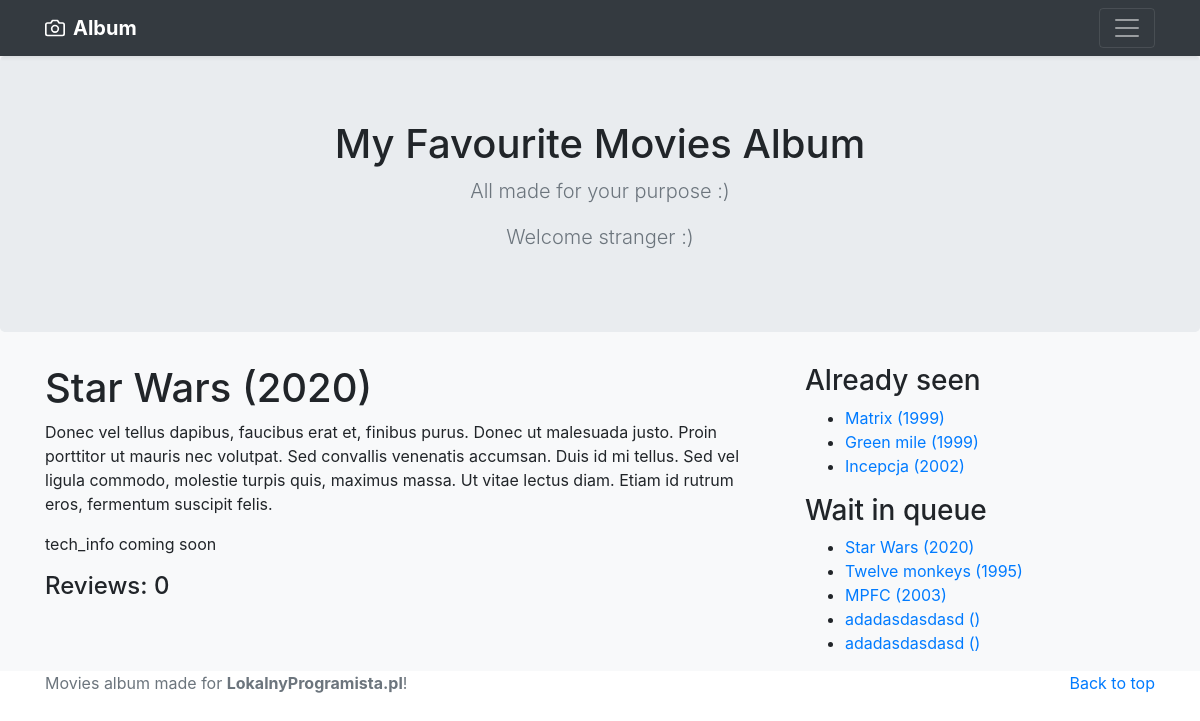
Screenshot of /php_movies_2/index.php?id=3 with the database file from the repository.
### tables this page shows
CREATE TABLE IF NOT EXISTS `movie` (
  `id` int(11) NOT NULL AUTO_INCREMENT,
  `title` varchar(512) NOT NULL,
  `description` text,
  `tech_info` text,
  `poster` varchar(512) DEFAULT NULL,
  `year` int(11) DEFAULT NULL,
  `active` tinyint(1) NOT NULL DEFAULT '0',
  `producer` varchar(100) NOT NULL,
  PRIMARY KEY (`id`),
  KEY `movie_active_idx` (`active`)
);

### php_movies_2/index.php (the view, shortened to what this page needs)
<?php
$db = new mysqli('localhost', 'root', '', 'lokalny');
$db->set_charset('utf8');
$query = "SELECT * FROM movie WHERE active=1 ORDER BY year ASC LIMIT 5";
$resource = $db->query($query);
$movies_active = [];
while ($row = $resource->fetch_assoc()) {
    $movies_active[] = $row;
}
$query = "SELECT * FROM movie WHERE active=0 ORDER BY id ASC LIMIT 5";
$resource = $db->query($query);
$movies_inactive = [];
while ($row = $resource->fetch_assoc()) {
    $movies_inactive[] = $row;
}
$model = null;
if (isset($_GET['id']) && is_numeric($_GET['id'])) {
    $query = "SELECT * FROM movie WHERE id=".$_GET['id']." LIMIT 1";
    $resource = $db->query($query);
    $model = $resource->fetch_assoc();
    $reviews = [];
    if (!empty($model)) {
        $model['reviews'] = $reviews;
    }
}
?>
<!DOCTYPE html>
<html lang="en">
<head>
    <link rel="stylesheet" href="https://stackpath.bootstrapcdn.com/bootstrap/4.3.1/css/bootstrap.min.css"
>
</head>
<body>
<header>
    <div class="navbar navbar-dark bg-dark shadow-sm">
        <div class="container d-flex justify-content-between">
            <a href="<?= basename(__FILE__) ?>" class="navbar-brand d-flex align-items-center">
                <strong>Album</strong>
            </a>
            <button class="navbar-toggler" type="button" data-toggle="collapse" data-target="#navbarHeader" aria-controls="navbarHeader" aria-expanded="false" aria-label="Toggle navigation">
                <span class="navbar-toggler-icon"></span>
            </button>
        </div>
    </div>
</header>
<main id="main" class="bg-light">
    <section class="jumbotron text-center">
        <div class="container">
            <h1 class="jumbotron-heading">My Favourite Movies Album</h1>
            <p class="lead text-muted">All made for your purpose :)</p>
            <p class="lead text-muted">
                <?php
                    if (isset($_COOKIE['entry_javascript'])) {
                        echo 'Welcome again dear user ;)';
                    } else {
                        echo 'Welcome stranger :)';
                    }
                ?>
            </p>
        </div>
    </section>
    <div class="container">
        <div class="row">
            <div class="col-md-8">
                <?php if (!empty($model)): ?>
                    <div class="row">
                        <div class="col-md-<?= empty($model['poster']) ? '12' : '9' ?>">
                            <h1><?= $model['title'] ?> (<?= $model['year'] ?>)</h1>
                            <p>
                                <?= !empty($model['description']) ? $model['description'] : 'description text coming soon' ?>
                            </p>
                        </div>
                    </div>
                    <p>
                        <?= !empty($model['tech_info']) ? $model['tech_info'] : 'tech_info coming soon' ?>
                    </p>
                    <h4>Reviews: <?= count($model['reviews']) ?></h4>
                <?php else: ?>
                    <p class="lead text-muted">Welcome, choose film position from right sidebar :)</p>
                    <p><img src="https://picsum.photos/600/400" alt=""></p>
                <?php endif; ?>
            </div>
            <div class="col-md-4">
                <h3>Already seen</h3>
                <ul>
                    <?php foreach ($movies_active as $movie): ?>
                        <li>
                            <a href="<?= basename(__FILE__) ?>?id=<?= $movie['id'] ?>">
                                <?= $movie['title'] ?> (<?= $movie['year'] ?>)
                            </a>
                        </li>
                    <?php endforeach; ?>
                </ul>
                <h3>Wait in queue</h3>
                <ul>
                    <?php foreach ($movies_inactive as $movie): ?>
                        <li>
                            <a href="<?= basename(__FILE__) ?>?id=<?= $movie['id'] ?>">
                                <?= $movie['title'] ?> (<?= $movie['year'] ?>)
                            </a>
                        </li>
                    <?php endforeach; ?>
                </ul>
            </div>
        </div>
    </div>
</main>
<footer class="text-muted">
    <div class="container">
        <p class="float-right">
            <a href="#">Back to top</a>
        </p>
        <p>Movies album made for <strong>LokalnyProgramista.pl</strong>!</p>
    </div>
</footer>
<link rel="stylesheet" href="https://cdn.jsdelivr.net/gh/fancyapps/fancybox@3.5.7/dist/jquery.fancybox.min.css" />
</body>
</html>

### rows the page displays
movie: title "Star Wars", year "2020", description "Donec vel tellus dapibus, faucibus erat et, finibus purus. Donec ut malesuada justo. Proin porttitor ut mauris nec volutpat. Sed convallis venenatis accumsan. Duis id mi tellus. Sed vel ligula commodo, molestie turpis quis, maximus massa. Ut vitae lectus diam. Etiam id rutrum eros, fermentum suscipit felis."
movie: title "Matrix", year "1999"
movie: title "Green mile", year "1999"
movie: title "Incepcja", year "2002"
movie: title "Twelve monkeys", year "1995"
movie: title "MPFC", year "2003"
movie: title "adadasdasdasd"
movie: title "adadasdasdasd"

### other values shown
count($model['reviews']) "0"
